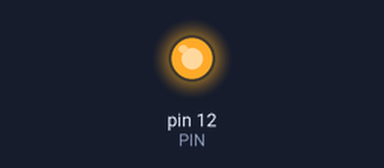
A program run on a simulated Raspberry Pi (header pin numbers). Shown: output pins drawn as LEDs (lit = HIGH).

Above: at 2.5 s.
At 7.5 s:
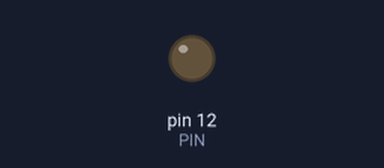
Timing chart, 0 to 13.0 s (numbered marks = the images above):
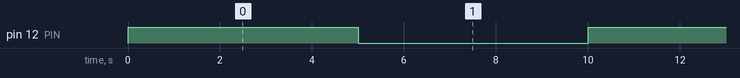

The program:

relay.py
```python
#!/usr/bin/python3

import RPi.GPIO as GPIO
import time

counter = 0

GPIO.setmode(GPIO.BOARD)
PIN = 12
GPIO.setup(PIN, GPIO.OUT)

try:
  while True:
	GPIO.output(PIN, True)
	time.sleep(5)

	GPIO.output (PIN, False)
	time.sleep(5)

	counter += 1

except KeyboardInterrupt:
	# here you put any code you want to run before the program
	# exits when you press CTRL+C
	print("\nCounter: %s" % counter) # print value of counter

except:
	# this catches ALL other exceptions including errors.
	# You won't get any error messages for debugging
	# so only use it once your code is working
	print("Other error or exception occurred!")

finally:
	GPIO.cleanup() # this ensures a clean exit
```

Measured:
- by itself, pin 12 (PIN): alternates HIGH for 5.0 s and LOW for 5.0 s
